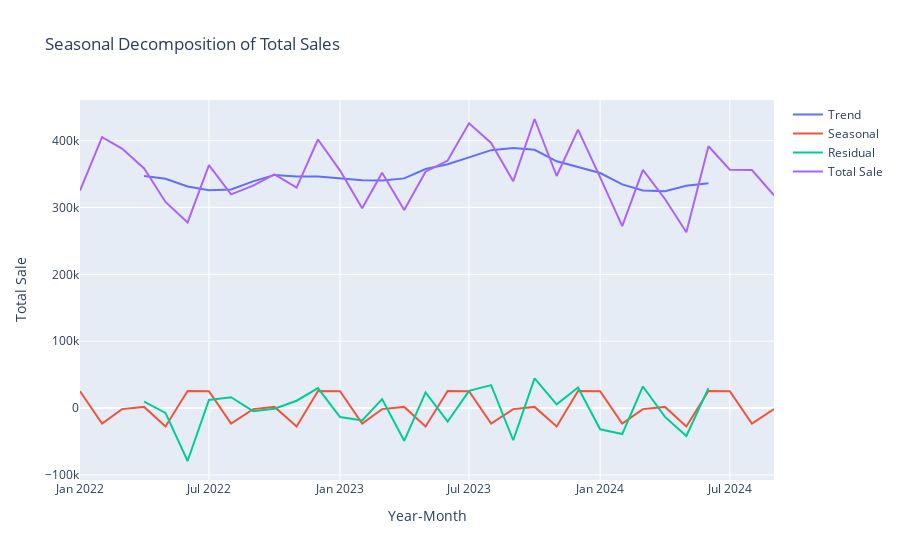

The cell this chart's notebook holds for it:
### Code cell
# Seasonal decomposition
decomposition = seasonal_decompose(monthly_sales_total['TotalSale'], model='additive', period=6)  # Assuming annual seasonality

# Plotting the components (trend, seasonal, residual)
fig = go.Figure()
fig.add_trace(go.Scatter(x=monthly_sales_total['Year_Month'], y=decomposition.trend, mode='lines', name='Trend'))
fig.add_trace(go.Scatter(x=monthly_sales_total['Year_Month'], y=decomposition.seasonal, mode='lines', name='Seasonal'))
fig.add_trace(go.Scatter(x=monthly_sales_total['Year_Month'], y=decomposition.resid, mode='lines', name='Residual'))
fig.add_trace(go.Scatter(x=monthly_sales_total['Year_Month'], y=monthly_sales_total['TotalSale'], mode='lines', name='Total Sale'))
fig.update_layout(title='Seasonal Decomposition of Total Sales', xaxis_title='Year-Month', yaxis_title='Total Sale')
fig.show()

### Figure 1 — Plotly figure (JSON) as saved in the notebook; plotly's stock layout.template omitted (floating-point values rounded to 4 significant figures)
{"data": [{"mode": "lines", "name": "Trend", "type": "scatter", "x": ["2022-01", "2022-02", "2022-03", "2022-04", "2022-05", "2022-06", "2022-07", "2022-08", "2022-09", "2022-10", "2022-11", "2022-12", "2023-01", "2023-02", "2023-03", "2023-04", "2023-05", "2023-06", "2023-07", "2023-08", "2023-09", "2023-10", "2023-11", "2023-12", "2024-01", "2024-02", "2024-03", "2024-04", "2024-05", "2024-06", "2024-07", "2024-08", "2024-09"], "y": [null, null, null, 347000.0, 343011, 331300.0, 325900.0, 326900.0, 339100.0, 348700.0, 346300.0, 346200.0, 343300.0, 340900.0, 340200.0, 343500.0, 357600.0, 364600.0, 374900.0, 385700.0, 389100.0, 386200.0, 369100.0, 360100.0, 351600.0, 334580, 325500.0, 324400.0, 332300.0, 336100.0, null, null, null]}, {"mode": "lines", "name": "Seasonal", "type": "scatter", "x": ["2022-01", "2022-02", "2022-03", "2022-04", "2022-05", "2022-06", "2022-07", "2022-08", "2022-09", "2022-10", "2022-11", "2022-12", "2023-01", "2023-02", "2023-03", "2023-04", "2023-05", "2023-06", "2023-07", "2023-08", "2023-09", "2023-10", "2023-11", "2023-12", "2024-01", "2024-02", "2024-03", "2024-04", "2024-05", "2024-06", "2024-07", "2024-08", "2024-09"], "y": [25190.0, -23390.0, -1599.0, 1677.0, -27510.0, 25640.0, 25190.0, -23390.0, -1599.0, 1677.0, -27510.0, 25640.0, 25190.0, -23390.0, -1599.0, 1677.0, -27510.0, 25640.0, 25190.0, -23390.0, -1599.0, 1677.0, -27510.0, 25640.0, 25190.0, -23390.0, -1599.0, 1677.0, -27510.0, 25640.0, 25190.0, -23390.0, -1599.0]}, {"mode": "lines", "name": "Residual", "type": "scatter", "x": ["2022-01", "2022-02", "2022-03", "2022-04", "2022-05", "2022-06", "2022-07", "2022-08", "2022-09", "2022-10", "2022-11", "2022-12", "2023-01", "2023-02", "2023-03", "2023-04", "2023-05", "2023-06", "2023-07", "2023-08", "2023-09", "2023-10", "2023-11", "2023-12", "2024-01", "2024-02", "2024-03", "2024-04", "2024-05", "2024-06", "2024-07", "2024-08", "2024-09"], "y": [null, null, null, 9745.0, -7230.0, -79220.0, 12120.0, 16120.0, -4760.0, -1021.0, 10950.0, 29840.0, -13390.0, -18720.0, 13360.0, -49010.0, 23460.0, -20190.0, 25730.0, 34240.0, -48180.0, 44460.0, 5524.0, 30670.0, -31790.0, -38970.0, 32250.0, -13340.0, -41860.0, 29740.0, null, null, null]}, {"mode": "lines", "name": "Total Sale", "type": "scatter", "x": ["2022-01", "2022-02", "2022-03", "2022-04", "2022-05", "2022-06", "2022-07", "2022-08", "2022-09", "2022-10", "2022-11", "2022-12", "2023-01", "2023-02", "2023-03", "2023-04", "2023-05", "2023-06", "2023-07", "2023-08", "2023-09", "2023-10", "2023-11", "2023-12", "2024-01", "2024-02", "2024-03", "2024-04", "2024-05", "2024-06", "2024-07", "2024-08", "2024-09"], "y": [325247, 405194, 388061, 358395, 308267, 277685, 363220, 319682, 332706, 349378, 329741, 401646, 355143, 298786, 352005, 296172, 353498, 370089, 425848, 396593, 339290, 432332, 347095, 416427, 344959, 272217, 356143, 312716, 262941, 391522, 356509, 355954, 318275]}], "layout": {"title": {"text": "Seasonal Decomposition of Total Sales"}, "xaxis": {"title": {"text": "Year-Month"}}, "yaxis": {"title": {"text": "Total Sale"}}}}
